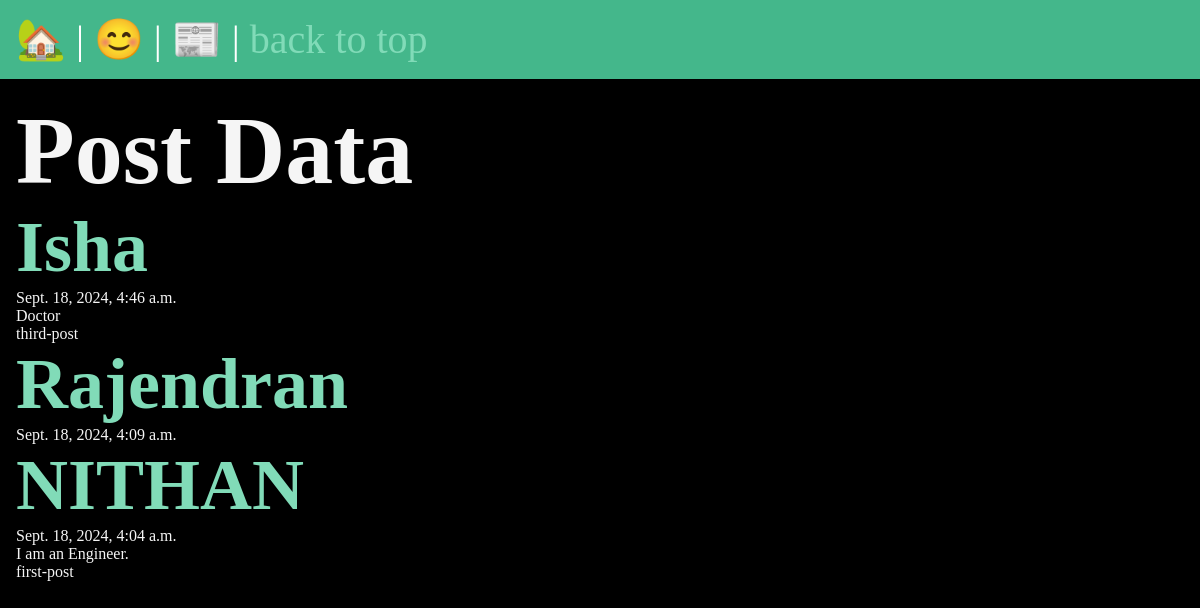
The app's page /posts/, older data.
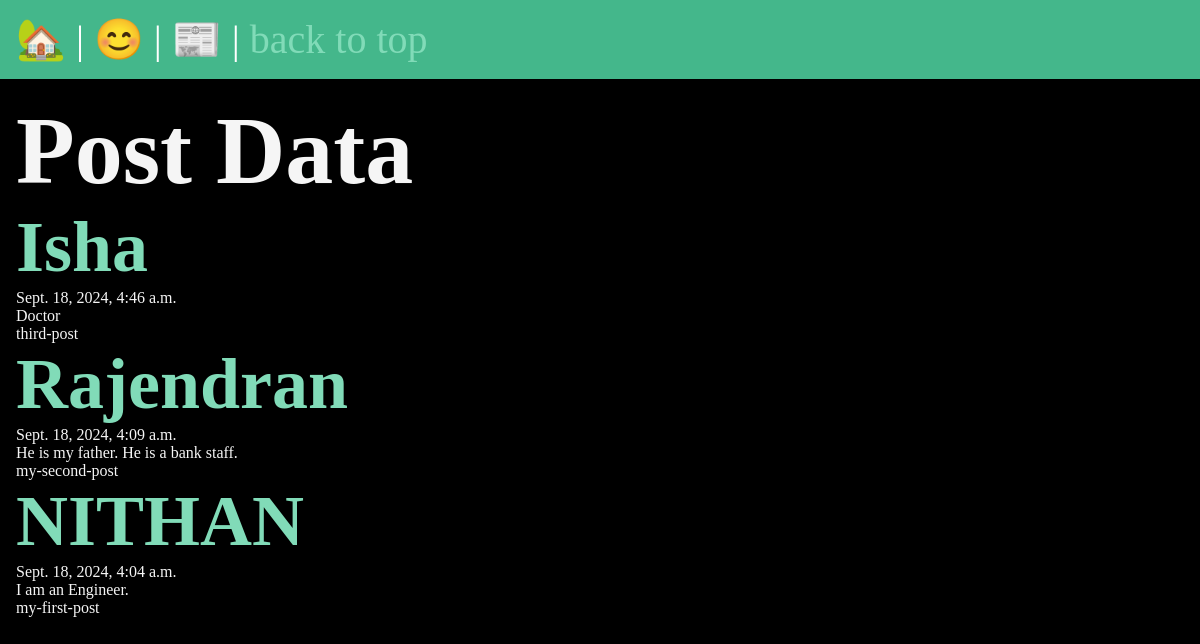
The same page, newer data.
### posts/models.py (models this page shows, shortened)
class Post(models.Model):
    title=models.CharField( max_length=50)
    body=models.TextField()
    slug=models.SlugField()
    date=models.DateTimeField(auto_now_add=True)

### posts/views.py (the view)
# urls.py: path('',views.posts_list,name="list"),
def posts_list(request):
    post_data = Post.objects.all().order_by("-date")
    return render(request,'posts/post_list.html',{"posts":post_data})

### posts/templates/posts/post_list.html (shortened to what this page needs)
{% extends "layout.html" %}
{% block content %}
    <h1>Post Data</h1>
    {% for post in posts%}
        <article>
            <h1>
                <a href="{% url 'posts:page' slug=post.slug %}">
                {{post.title}}
                </a>
            </h1>
            <p>{{post.date}}</p>
            <p>{{post.body}}</p>
            <p>{{post.slug}}</p>
        </article>
    {% endfor%}
{% endblock %}

Row changes from the older to the newer data that the page shows:
changed Post "Rajendran": body (not shown) → "He is my father. He is a bank staff."; slug (not shown) → "my-second-post"
changed Post "NITHAN": slug "first-post" → "my-first-post"
